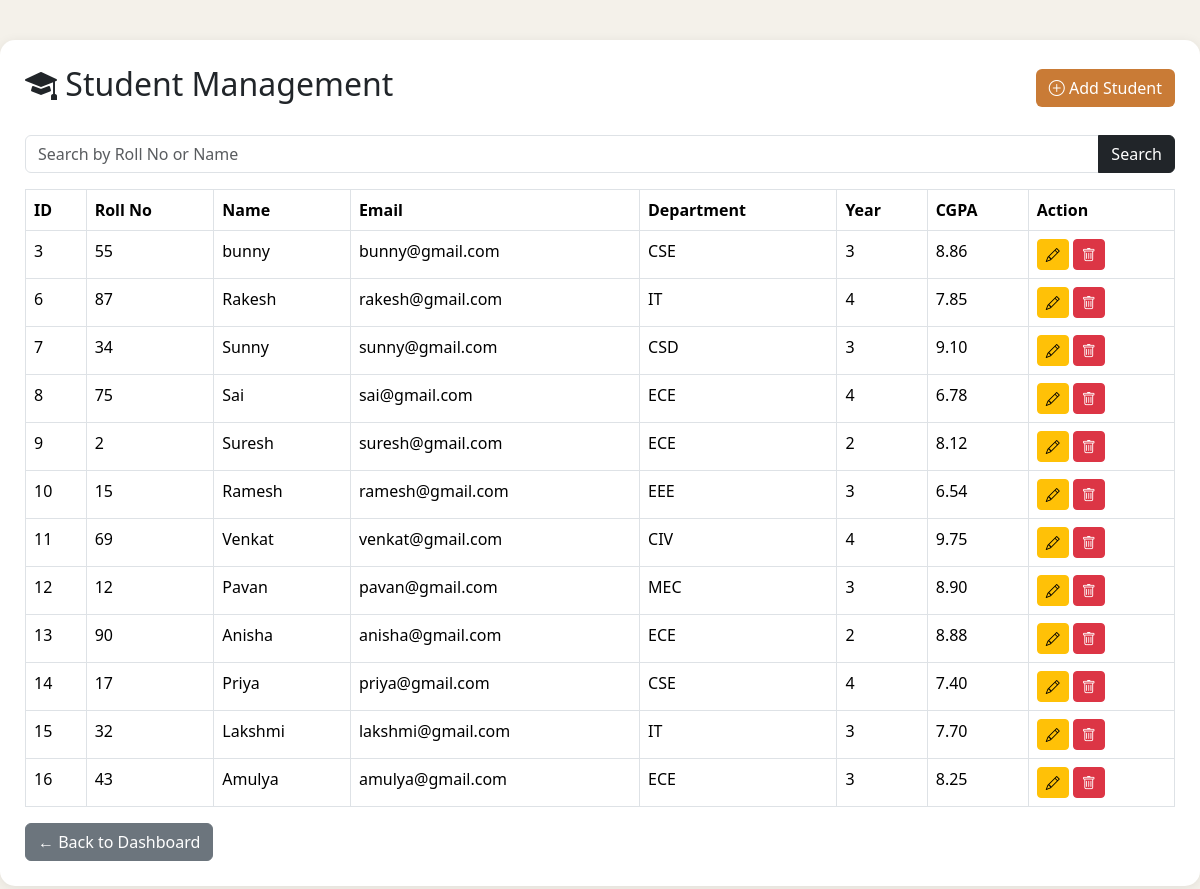
Page /students.php on the committed database.
### tables this page shows
CREATE TABLE `students` (
  `student_id` int NOT NULL AUTO_INCREMENT,
  `roll_no` varchar(20) NOT NULL,
  `full_name` varchar(100) NOT NULL,
  `email` varchar(100) NOT NULL,
  `department` varchar(100) DEFAULT NULL,
  `year` int DEFAULT NULL,
  `cgpa` decimal(4,2) DEFAULT NULL,
  `attendance` decimal(5,2) DEFAULT '0.00',
  `password` varchar(255) NOT NULL,
  PRIMARY KEY (`student_id`),
  UNIQUE KEY `roll_no` (`roll_no`),
  UNIQUE KEY `email` (`email`)
);

### students.php (the view, shortened to what this page needs)
<?php
if(isset($_GET['search'])){
    $search=$_GET['search'];
    $result=mysqli_query($conn,"SELECT * FROM students
    WHERE roll_no LIKE '%$search%' OR full_name LIKE '%$search%'");
}else{
    $result=mysqli_query($conn,"SELECT * FROM students");
}
?>
<!DOCTYPE html>
<html>
<head>
<link href="https://cdn.jsdelivr.net/npm/bootstrap@5.3.3/dist/css/bootstrap.min.css" rel="stylesheet">
<link rel="stylesheet" href="https://cdn.jsdelivr.net/npm/bootstrap-icons@1.11.3/font/bootstrap-icons.min.css">
</head>
<body>
<div class="container-box">
<div class="d-flex justify-content-between align-items-center mb-4">
<h2><i class="bi bi-mortarboard-fill"></i> Student Management</h2>
<a href="add_student.php" class="btn btn-warm"><i class="bi bi-plus-circle"></i> Add Student</a>
</div>
<form method="GET" class="mb-3">
<div class="input-group">
<input type="text" name="search" class="form-control" placeholder="Search by Roll No or Name">
<button class="btn btn-dark">Search</button>
</div>
</form>
<table class="table table-bordered table-hover">
<thead>
<tr>
<th>ID</th>
<th>Roll No</th>
<th>Name</th>
<th>Email</th>
<th>Department</th>
<th>Year</th>
<th>CGPA</th>
<th>Action</th>
</tr>
</thead>
<tbody>
<?php while($row=mysqli_fetch_assoc($result)){ ?>
<tr>
<td><?php echo $row['student_id']; ?></td>
<td><?php echo $row['roll_no']; ?></td>
<td><?php echo $row['full_name']; ?></td>
<td><?php echo $row['email']; ?></td>
<td><?php echo $row['department']; ?></td>
<td><?php echo $row['year']; ?></td>
<td><?php echo $row['cgpa']; ?></td>
<td>
<a class="btn btn-sm btn-warning" href="admin/edit_student.php?id=<?php echo $row['student_id'];?>"><i class="bi bi-pencil"></i></a>
<a class="btn btn-sm btn-danger" onclick="return confirm('Delete this student?')" href="admin/delete_student.php?id=<?php echo $row['student_id'];?>"><i class="bi bi-trash"></i></a>
</td>
</tr>
<?php } ?>
</tbody>
</table>
<a href="admin/dashboard.php" class="btn btn-secondary">← Back to Dashboard</a>
</div>
</body>
</html>

### students.php (style rules this page uses)
body { background:#f4f1ea;font-family:Segoe UI,sans-serif; }
.container-box { max-width:1200px;margin:40px auto;background:#fff;padding:25px;border-radius:15px;box-shadow:0 2px 12px rgba(0,0,0,.08); }
.table thead { background:#3E3A36;color:#fff; }
.btn-warm { background:#C97B36;color:#fff; }

### rows in the picture
students: student_id "3", roll_no "55", full_name "bunny", email "bunny@gmail.com", department "CSE", year "3", cgpa "8.86"
students: student_id "6", roll_no "87", full_name "Rakesh", email "rakesh@gmail.com", department "IT", year "4", cgpa "7.85"
students: student_id "7", roll_no "34", full_name "Sunny", email "sunny@gmail.com", department "CSD", year "3", cgpa "9.10"
students: student_id "8", roll_no "75", full_name "Sai", email "sai@gmail.com", department "ECE", year "4", cgpa "6.78"
students: student_id "9", roll_no "2", full_name "Suresh", email "suresh@gmail.com", department "ECE", year "2", cgpa "8.12"
students: student_id "10", roll_no "15", full_name "Ramesh", email "ramesh@gmail.com", department "EEE", year "3", cgpa "6.54"
students: student_id "11", roll_no "69", full_name "Venkat", email "venkat@gmail.com", department "CIV", year "4", cgpa "9.75"
students: student_id "12", roll_no "12", full_name "Pavan", email "pavan@gmail.com", department "MEC", year "3", cgpa "8.90"
students: student_id "13", roll_no "90", full_name "Anisha", email "anisha@gmail.com", department "ECE", year "2", cgpa "8.88"
students: student_id "14", roll_no "17", full_name "Priya", email "priya@gmail.com", department "CSE", year "4", cgpa "7.40"
students: student_id "15", roll_no "32", full_name "Lakshmi", email "lakshmi@gmail.com", department "IT", year "3", cgpa "7.70"
students: student_id "16", roll_no "43", full_name "Amulya", email "amulya@gmail.com", department "ECE", year "3", cgpa "8.25"
